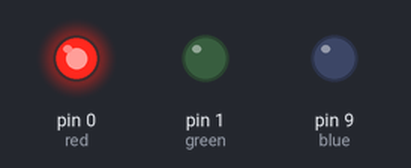
A sketch run on a simulated Arduino Uno, built with avr-gcc and run on an emulated ATmega328P. Parts: output pins drawn as LEDs (lit = HIGH).

Above: at 0.3 s.
At 0.9 s:
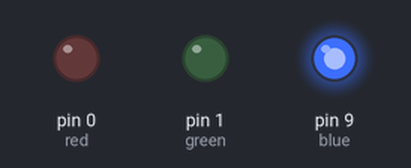
At 3.3 s:
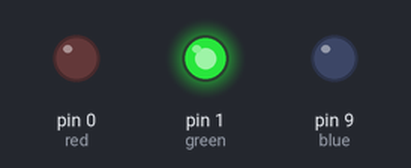
Timing chart, 0 to 4.1 s (numbered marks = the images above):
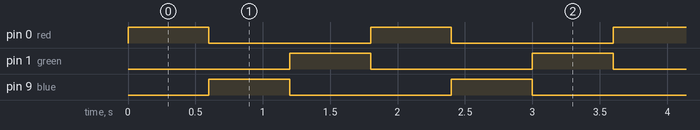

The sketch:

ledcolorido.ino
```cpp
// AUTOR: Ângelo Meneguini
// SITE: https://eletronicagaragem.blogspot.com.br

#define red 0 // pino conectado ao LED vermelho
#define green 1 // pino conectado ao LED verde
#define blue 9 // pino conectado ao LED azul


void setup() {

pinMode(red, OUTPUT); // define o pino 9 como saída
pinMode(green, OUTPUT); // define o pino 10 como saída
pinMode(blue, OUTPUT); // define o pino 11 como saída
}

void loop() {


digitalWrite(red, 255); // aciona a saída pwm com o valor de v1
digitalWrite(blue, 0); // aciona a saída pwm com o valor de v2
digitalWrite(green, 0); // aciona a saída pwm com o valor de v3
delay(600);
digitalWrite(red, 0); // aciona a saída pwm com o valor de v1
digitalWrite(blue, 255); // aciona a saída pwm com o valor de v2
digitalWrite(green, 0); // aciona a saída pwm com o valor de v3
delay(600);

digitalWrite(red, 0); // aciona a saída pwm com o valor de v1
digitalWrite(blue, 0); // aciona a saída pwm com o valor de v2
digitalWrite(green, 255); // aciona a saída pwm com o valor de v3
delay(600);

}
```

Measured:
- by itself, pin 0 (red), pin 1 (green), pin 9 (blue): alternates HIGH for 0.60 s and LOW for 1.2 s
- by itself, everything shown: repeats every 1.8 s, in 3 steps
